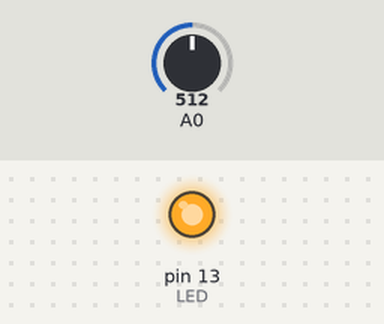
A sketch run on a simulated Arduino Uno, built with avr-gcc and run on an emulated ATmega328P. Parts: output pins drawn as LEDs (lit = HIGH). The inputs (shaded band) are chosen by the test bench; at power-on: A0 = 512. What the sketch prints to the serial monitor is not drawn.

Above: at 1.2 s.
1.3 s: A0 set to 505
At 2.6 s:
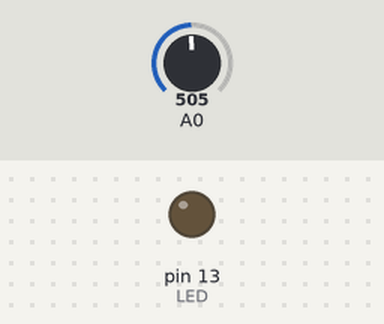
4.7 s: A0 set to 1023
At 5.1 s:
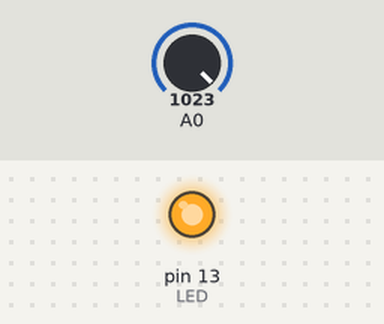
6.2 s: A0 set to 0
At 7.4 s:
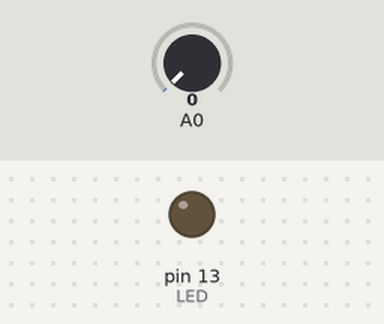
Timing chart, 0 to 8.7 s (numbered marks = the images above; inputs shaded):
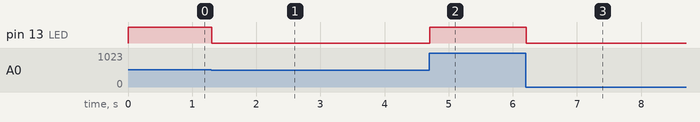

The sketch:

blink_led_with_light_sensor.ino
```cpp
const int LED = 13;
int val = 0;

void setup() {
  Serial.begin(9600);
  pinMode(LED, OUTPUT);
}

void loop() {
  val = analogRead(0);
  Serial.write(val);
  Serial.write("\n");
//  digitalWrite(LED, HIGH);
//  delay(val);
//  digitalWrite(LED, LOW);
//  delay(val);
  analogWrite(LED, val/4);
  delay(10);
}
```

Measured:
- the behaviour switches between 512 and 511 on A0 (found by bisection; images 0 and 1)
- after the input at 1.3 s, pin 13 (LED): HIGH → LOW at once
- after the input at 4.7 s, pin 13 (LED): LOW → HIGH at once
- after the input at 6.2 s, pin 13 (LED): HIGH → LOW at once
